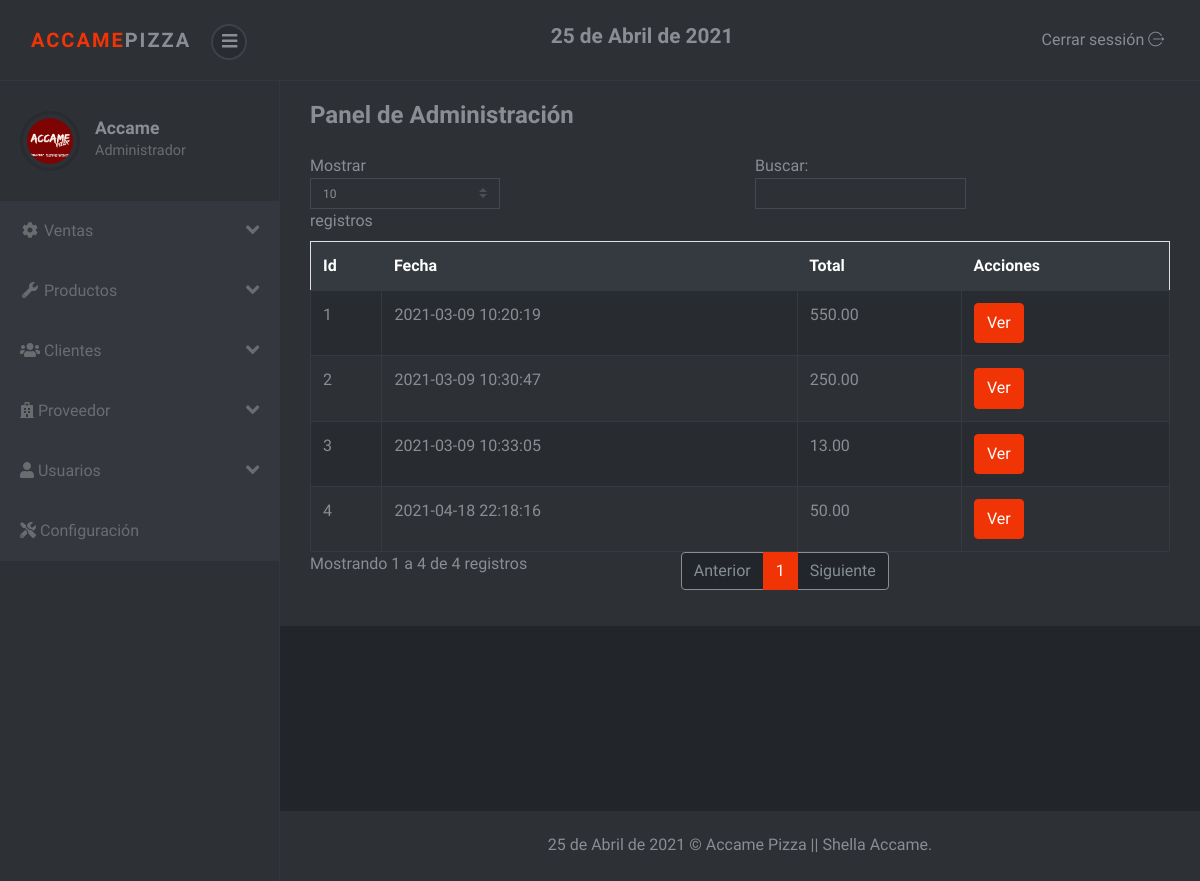
The app's page /sistema/ventas.php (signed in) with its own data.
### tables this page shows
CREATE TABLE `factura` (
  `nofactura` int(11) NOT NULL,
  `fecha` datetime NOT NULL DEFAULT current_timestamp(),
  `usuario` int(11) NOT NULL,
  `codcliente` int(11) NOT NULL,
  `totalfactura` decimal(10,2) NOT NULL,
  `estado` int(11) NOT NULL DEFAULT 1
);

### sistema/ventas.php (the view, shortened to what this page needs)
<?php include_once "includes/header.php"; ?>
<div class="container-fluid">
	<div class="d-sm-flex align-items-center justify-content-between mb-4">
		<h1 class="h3 mb-0 text-gray-800">Panel de Administración</h1>
	</div>
	<div class="row">
		<div class="col-lg-12">
			<div class="table-responsive">
				<table class="table table-striped table-bordered" id="table">
					<thead class="thead-dark">
						<tr>
							<th>Id</th>
							<th>Fecha</th>
							<th>Total</th>
							<th>Acciones</th>
						</tr>
					</thead>
					<tbody>
						<?php
						require "../conexion.php";
						$query = mysqli_query($conexion, "SELECT nofactura, fecha,codcliente, totalfactura, estado FROM factura ORDER BY nofactura DESC");
						$cli = mysqli_num_rows($query);
						if ($cli > 0) {
							while ($dato = mysqli_fetch_array($query)) {
						?>
								<tr>
									<td><?php echo $dato['nofactura']; ?></td>
									<td><?php echo $dato['fecha']; ?></td>
									<td><?php echo $dato['totalfactura']; ?></td>
									<td>
										<button type="button" class="btn btn-primary view_factura" cl="<?php echo $dato['codcliente'];  ?>" f="<?php echo $dato['nofactura']; ?>">Ver</button>
									</td>
								</tr>
						<?php }
						} ?>
					</tbody>
				</table>
			</div>
		</div>
	</div>
</div>
<?php include_once "includes/footer.php"; ?>

### sistema/css/style.violet.css (style rules this page uses)
body { position: relative; }
button { cursor: pointer; }
button, input[type='submit'] { cursor: pointer; font-family: inherit; font-weight: 300 !important; }
.table { margin-bottom: 0; color: #8a8d93; }
.table td, .table th { border-color: #343a40; }
.table thead th { border: none; }
.table-striped tbody tr { -webkit-transition: all 0.3s; transition: all 0.3s; }
.table-striped tbody tr:nth-of-type(odd) { background-color: #282b2f; }
.table-bordered td, .table-bordered th { border-color: #343a40; }
.btn { font-weight: 400; border: 1px solid transparent; padding: 0.45rem 0.75rem; font-size: 1rem; line-height: 1.5; border-radius: 0.25rem; -webkit-transition: color 0.15s ease-in-out, background-color 0.15s ease-in-out, border-color 0.15s ease-in-out, -webkit-box-shadow 0.15s ease-in-out; transition: color 0.15s ease-in-out, background-color 0.15s ease-in-out, border-color 0.15s ease-in-out, -webkit-box-shadow 0.15s ease-in-out; transition: color 0.15s ease-in-out, background-color 0.15s ease-in-out, border-color 0.15s ease-in-out, box-shadow 0.15s ease-in-out; transition: color 0.15s ease-in-out, background-color 0.15s ease-in-out, border-color 0.15s ease-in-out, box-shadow 0.15s ease-in-out, -webkit-box-shadow 0.15s ease-in-out; }
.btn-primary { color: color-yiq(#f03406); background-color: #f03406; border-color: #f03406; }
body { font-family: "Muli", sans-serif; font-size: 1rem; font-weight: 400; line-height: 1.5; color: #8a8d93; background-color: #fff; }
h1, h2, h3, h4, h5, h6, .h1, .h2, .h3, .h4, .h5, .h6 { margin-bottom: 0.5rem; font-family: inherit; font-weight: 700; line-height: 1.2; color: inherit; }
h1, .h1 { font-size: 2.5rem; }
h3, .h3 { font-size: 1.5rem; }

### records on screen
factura: nofactura "4", fecha "2021-04-18 22:18:16", totalfactura "50.00"
factura: nofactura "3", fecha "2021-03-09 10:33:05", totalfactura "13.00"
factura: nofactura "2", fecha "2021-03-09 10:30:47", totalfactura "250.00"
factura: nofactura "1", fecha "2021-03-09 10:20:19", totalfactura "550.00"

### other values on screen
fechaPeru() "25 de Abril de 2021"
$_SESSION['nombre'] "Accame"
